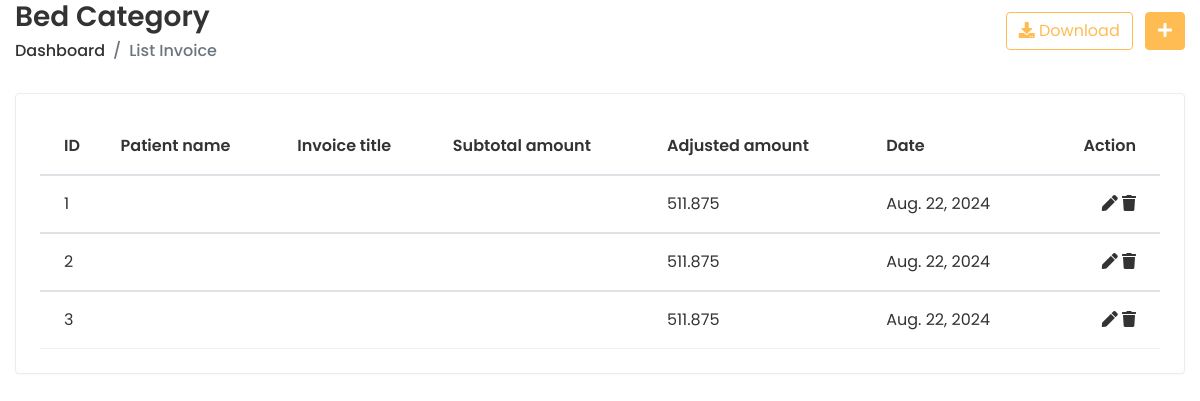
The app's page /app/invoicelist/ (signed in), older data.
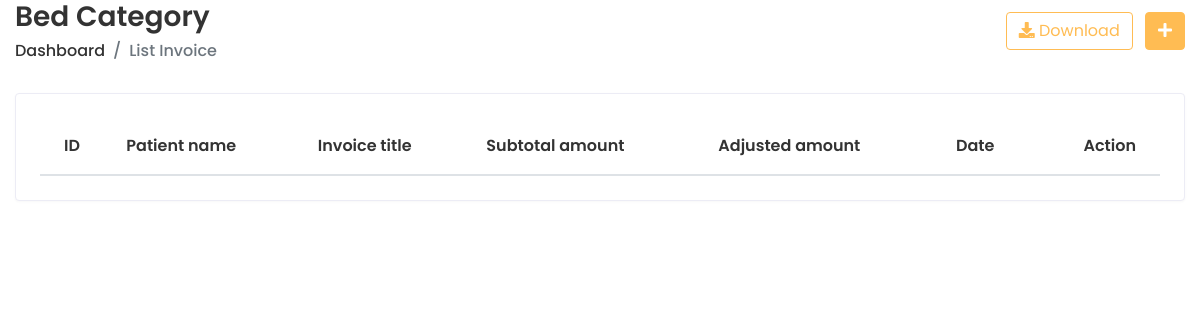
The same page, newer data.
### doctor/models.py (models this page shows, shortened)
class InvoiceDetail(models.Model):
    invoice_id = models.BigAutoField(primary_key=True)
    patient_name = models.ForeignKey(PatientDetails, on_delete=models.CASCADE)
    total_amount = models.CharField(max_length=50, blank=True, null=True)
    discount_amount = models.CharField(max_length=50, blank=True, null=True)
    discount_percentage = models.CharField(max_length=50, blank=True, null=True)
    tax_percentage = models.CharField(max_length=50, blank=True, null=True)
    tax_amount = models.CharField(max_length=50, blank=True, null=True)
    adjusted_amount = models.CharField(max_length=50)
    date = models.DateField()

### doctor/views.py (the view)
# urls.py: path("invoicelist/", views.invoice_list, name="invoice_list"),
@login_required
def invoice_list(request):
    page_size = int(request.GET.get('page_size', getattr(settings, 'PAGE_SIZE', 5)))
    page = request.GET.get('page', 1)
    search_query = request.GET.get('search', '')
    invoice = InvoiceDetail.objects.filter(
        Q(invoice_id__icontains=search_query)
    )
    invoice_data = []
    for invoice_relate in invoice:
        existing_invoices = len(InvoiceRelation.objects.filter(invoice_relate=invoice_relate))
        remaining_invoices = 10 - existing_invoices
        invoice_data.append({'invoice': invoice, 'remaining_invoices': remaining_invoices})
    paginator = Paginator(invoice, page_size)
    try:
        invoice_page = paginator.page(page)
    except PageNotAnInteger:
        invoice_page = paginator.page(1)
    return render(request, "invoice/invoice_list.html", {'invoice_page': invoice_page, 'page_size': page_size, 'search_query': search_query})

### templates/invoice/invoice_list.html (shortened to what this page needs)
{% extends 'home/base-login.html' %}
{% load static %}
{% block content %}
      <div class="content container-fluid">
         <div class="page-header">
        <div class="row align-items-center">
           <div class="col">
              <h3 class="page-title">Bed Category</h3>
              <ul class="breadcrumb">
                 <li class="breadcrumb-item"><a href="{% url 'Invoiceindex' %}">Dashboard</a></li>
                 <li class="breadcrumb-item active">List Invoice</li>
              </ul>
           </div>
           <div class="col-auto text-right float-right ml-auto">
              <a href="#" class="btn btn-outline-primary mr-2"><i class="fas fa-download"></i> Download</a>
              <a href="add-student.html" class="btn btn-primary"><i class="fas fa-plus"></i></a>
           </div>
        </div>
     </div>
     <div class="row">
        <div class="col-sm-12">
           <div class="card card-table">
              <div class="card-body">
                 <div class="table-responsive">
                    <table class="table table-hover table-center mb-0 datatable">
                       <thead>
                          <tr>
                             <th>ID</th>
                             <th>Patient name</th>
                             <th>Invoice title</th>
                             <th>Subtotal amount</th>
                             <th>Adjusted amount</th>
                             <th>Date</th>
                             <th class="text-right">Action</th>
                          </tr>
                       </thead>
                       {% for item in invoice_page %}
                       <tbody>
                          <tr>
                             <td>{{ item.invoice_id }}</td>
                             <td>
                             </td>
                             <td>
                             </td>
                             <td>
                             </td>
                             <td>
                                {{ item.adjusted_amount }}
                             </td>
                             <td>
                                {{ item.date }}
                             </td>
                             <td class="text-right">
                                <div class="actions">
                                   <i class="fas fa-pen"></i>
                                   <i class="fas fa-trash"></i>
                                </div>
                             </td>
                          </tr>
                       </tbody>
                       {% endfor %}
                    </table>
                 </div>
              </div>
            </div>
         </div>
  {% endblock %}

### templates/home/base-login.html (shortened to what this page needs)
{% load static %}
<!DOCTYPE html>
<html lang="en">
<head>
<link rel="stylesheet" href="https://cdnjs.cloudflare.com/ajax/libs/font-awesome/6.2.1/css/all.min.css" />
<link rel="stylesheet" href="{% static 'prescol/plugins/bootstrap/css/bootstrap.min.css' %}">
<link rel="stylesheet" href="{% static 'prescol/plugins/fontawesome/css/fontawesome.min.css' %}">
<link rel="stylesheet" href="{% static 'prescol/plugins/fontawesome/css/all.min.css' %}">
<link rel="stylesheet" href="{% static 'prescol/css/style.css' %}">
</head>
<body>
    {% block content %}
    {% endblock %}
</body>
</html>

### static/prescol/css/style.css (style rules this page uses)
html { height: 100%; }
body { background-color: #fff; color: #333; font-family: 'Poppins', sans-serif; font-size: 1rem; height: 100%; line-height: 1.5; overflow-x: hidden; }
h1, h2, h3, h4, h5, h6 { font-family: 'Poppins', sans-serif; margin-top: 0; }
a { color: #009ce7; }
input, button, a { transition: all 0.4s ease; -moz-transition: all 0.4s ease; -o-transition: all 0.4s ease; -ms-transition: all 0.4s ease; -webkit-transition: all 0.4s ease; }
ul, ol { padding: 0px; list-style: none; }
.table { color: #333; max-width: 100%; margin-bottom: 0; width: 100%; }
.table thead tr th { font-weight: 600; }
.table.table-center td, .table.table-center th { vertical-align: middle; }
.card-table .card-body .table > thead > tr > th { border-top: 0; }
.card-table .card-body .table tr td:first-child, .card-table .card-body .table tr th:first-child { padding-left: 1.5rem; }
.card-table .card-body .table tr td:last-child, .card-table .card-body .table tr th:last-child { padding-right: 1.5rem; }
.card-table .table td, .card-table .table th { border-top: 1px solid #e2e5e8; padding: 1rem 0.75rem; white-space: nowrap; }
.btn-primary { background-color: #FFBC53; border: 1px solid #FFBC53; }
.btn-outline-primary { color: #FFBC53; border-color: #FFBC53; }
.card { border: 1px solid #ececf5; box-shadow: 0 1px 3px 0 rgba(0, 0, 0, 0.03); margin-bottom: 1.875rem; }
.card-body { padding: 1.5rem; }
.page-header { margin-bottom: 1.875rem; }
.page-header .breadcrumb { background-color: transparent; color: #6c757d; font-size: 1rem; font-weight: 500; margin-bottom: 0; padding: 0; }
.page-header .breadcrumb a { color: #333; }
.page-title { font-size: 28px; font-weight: 600; color: #333; margin-bottom: 5px; }

Row changes from the older to the newer data that the page shows:
removed InvoiceDetail: invoice_id "1", adjusted_amount "511.875", date "Aug. 22, 2024"
removed InvoiceDetail: invoice_id "2", adjusted_amount "511.875", date "Aug. 22, 2024"
removed InvoiceDetail: invoice_id "3", adjusted_amount "511.875", date "Aug. 22, 2024"
